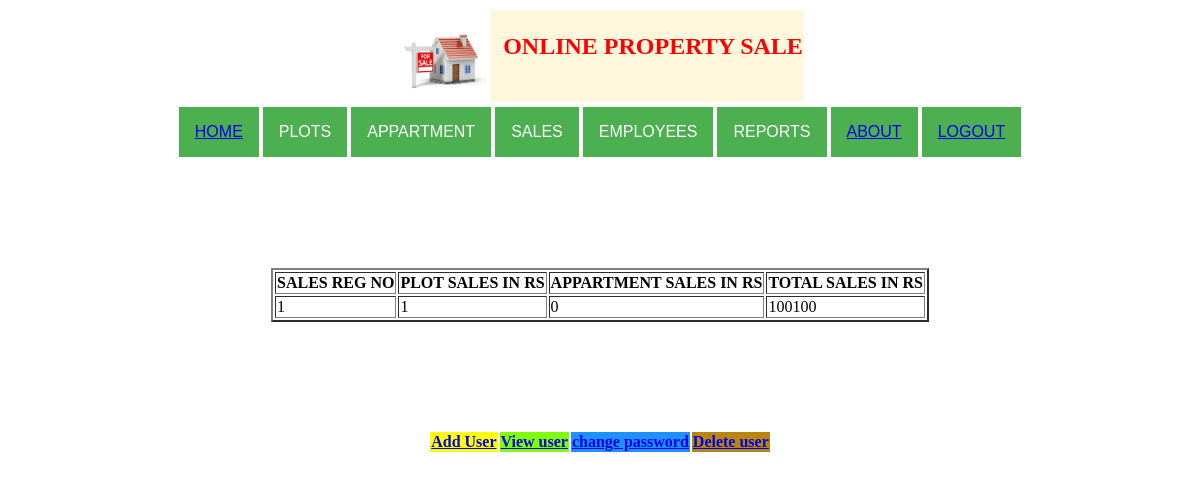
/viewsales/, run on the app's committed database.
### app1/models.py (models this page shows)
class Sales(models.Model):
    sales_id_no = models.IntegerField(primary_key=True)
    plot_sales_rs = models.IntegerField()
    appartment_sales_rs = models.IntegerField()
    total_sales_rs = models.IntegerField()

### app1/views.py (the view)
# urls.py: path('viewsales/',views.Viewsales.as_view()),
class Viewsales(ListView):
    model = Sales
    template_name = "listsales.html"

### templates/listsales.html (shortened to what this page needs)
{% load staticfiles %}
<html>
<head>
</head>
<body>
<table align="center" border="0">
    <tr><th><img src="{% static 'images/house.jpg' %}" width="90" height="90">  </th>
    <th bgcolor="#fff8dc" style="color: red"><h2>&nbsp; ONLINE PROPERTY SALE </h2></th></tr>
</table>
<table align="center" border="0">
    <tr><th>   <div class="dropdown">
  <button class="dropbtn">
      <a href="/welcomepage/">HOME</a> </button>
</div></th>
        <th>
        <div class="dropdown">
  <button class="dropbtn">PLOTS</button>
</div>
        </th>
        <th>   <div class="dropdown">
  <button class="dropbtn">APPARTMENT</button>
</div></th>
        <th>   <div class="dropdown">
  <button class="dropbtn">SALES</button>
</div></th>
        <th>   <div class="dropdown">
  <button class="dropbtn">EMPLOYEES</button>
</div></th>
        <th>   <div class="dropdown">
  <button class="dropbtn">REPORTS</button>
</div></th>
        <th><div class="dropdown">
  <button class="dropbtn"><a href="/about/"> ABOUT</a></button>
</div></th>
        <th><div class="dropdown">
  <button class="dropbtn"><a href="/logout/">LOGOUT</a> </button>
</div></th>
    </tr>
</table>
<br/><br/><br/><BR/>
<br/><BR/>
<table align="center" border="2">
    <tr><th>SALES REG NO</th>
    <th>PLOT SALES IN RS</th>
    <th>APPARTMENT SALES IN RS</th>
    <th>TOTAL SALES IN RS</th></tr>
    {% for sales in sales_list %}
    <tr><td>{{ sales.sales_id_no }}</td>
    <td>{{ sales.plot_sales_rs }}</td>
    <td>{{ sales.appartment_sales_rs }}</td>
    <td>{{ sales.total_sales_rs }}</td></tr>
    {% endfor %}
</table>
<br/><br/><br/><br/><br/>
<table align="center" border="0">
    <tr >&nbsp;
    <td bgcolor="yellow"><b><a href="/adduser/"> Add User</a></b></td>
        <td bgcolor="#7fff00"><b><a href="/viewuser/">View user</a></b></td><td bgcolor="#1e90ff"><b><a href="/viewuser/">change password</a></b></td><td bgcolor="#b8860b"><b><a href="/deleteuser/">Delete user</a></b></td></tr>
    </table>

### templates/listsales.html (style rules this page uses)
.dropbtn { background-color: #4CAF50; color: white; padding: 16px; font-size: 16px; border: none; }
.dropdown { position: relative; display: inline-block; }

### data on the page
Sales: sales_id_no "1", plot_sales_rs "1", appartment_sales_rs "0", total_sales_rs "100100"
